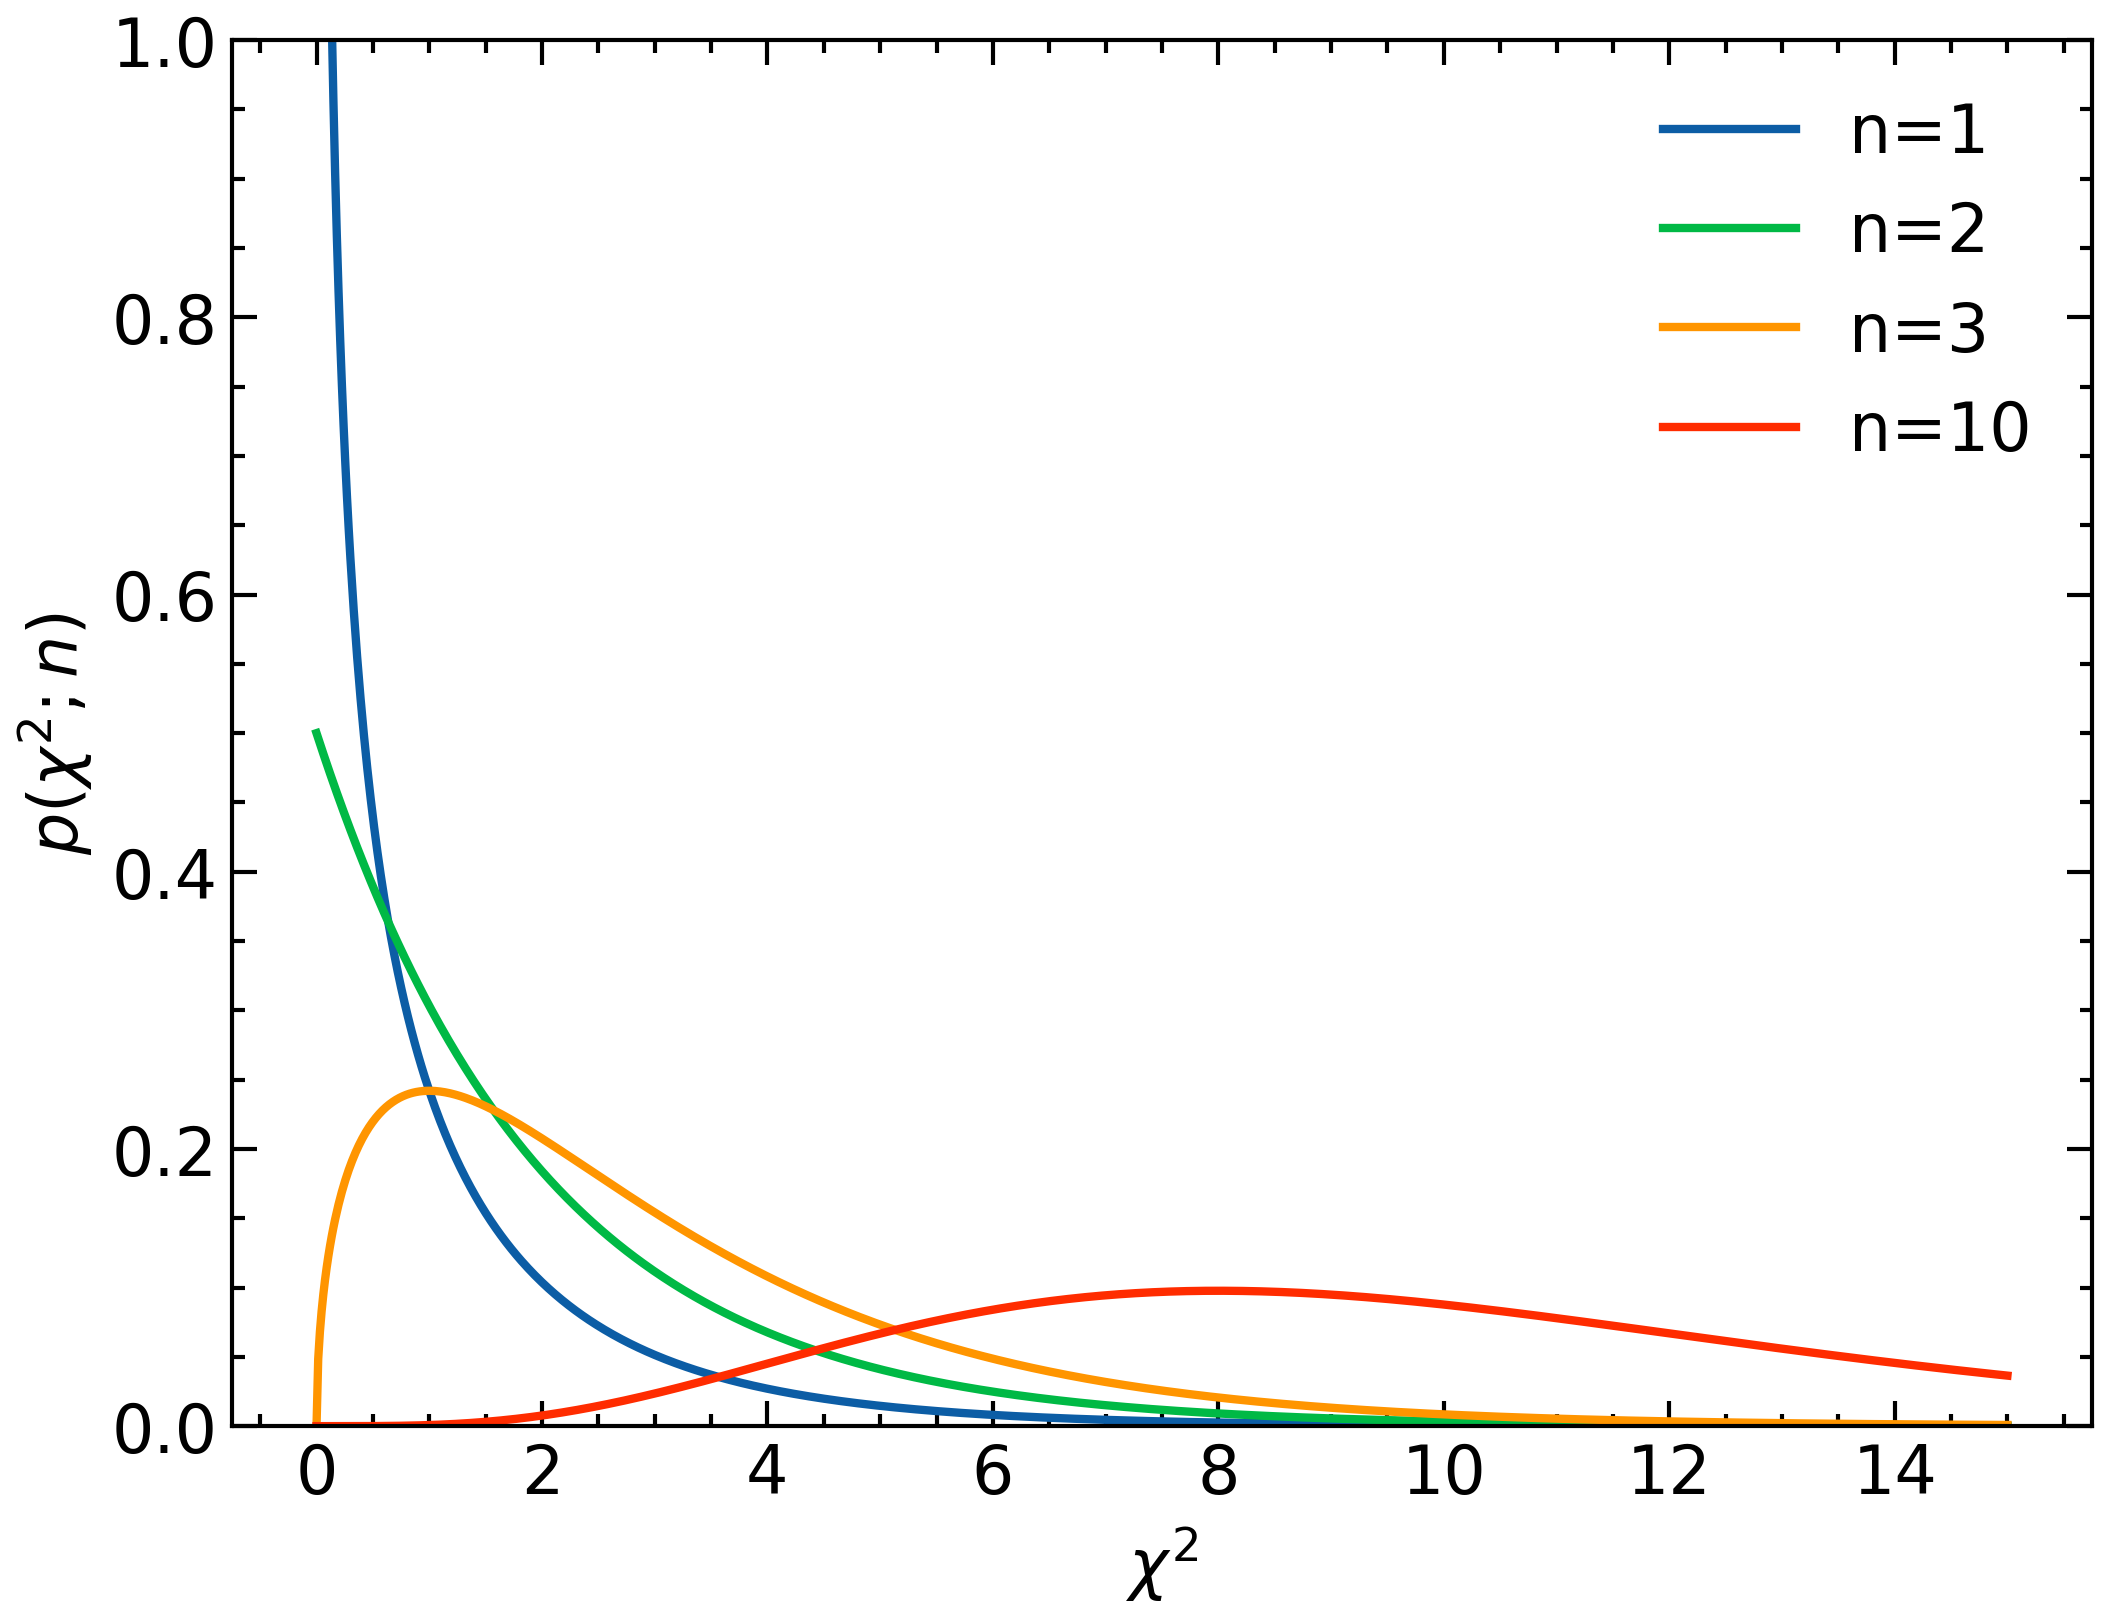

Reproduce this figure in Python.
'''The $\chi^{2}$ Distribution: Let $X_{i}$, $i=1, ..., n$ be n independent normal random variables with Gaussian p.d.f.s $N(\mu_{i},\sigma_{i}^{2})$.

	Define
	$$ \chi^{2}=\sum_{i=1}^{n}\left(\frac{x_{i}-\mu_{i}}{\sigma_{i}}\right)^{2} $$
	Then (you can take this as a given) the pdf for $\chi^{2}$ is
	$$ p(\chi^{2};n)=\frac{1}{2^{\frac{n}{2}}\Gamma(n/2)}(\chi^{2})^{\frac{n}{2}-1}e^{-\frac{1}{2}\chi^{2}} $$
	which is called the $\chi^{2}$ distribution with n degrees of freedom.
	\begin{enumerate}
		\item[(a)] Make plots of this for n=1, 2, 3 and 10.'''


import numpy as np
import matplotlib.pyplot as plt
from scipy.special import gamma
import scienceplots

plt.style.use(['science', 'notebook'])

n = [1, 2, 3, 10]
x_square = np.linspace(0, 15, 1000)

for i in range(len(n)):
    p_chi_square = (1/(2**(n[i]/2)*gamma(n[i]/2)))*(x_square**(n[i]/2-1))*np.exp(-x_square/2)
    plt.plot(x_square, p_chi_square, label=f'n={n[i]}')

plt.ylim(0, 1)
plt.xlabel(r'$\chi^{2}$')
plt.ylabel(r'$p(\chi^{2};n)$')
plt.legend()
plt.savefig('hw2-p9a.png', dpi=300)
plt.show()


